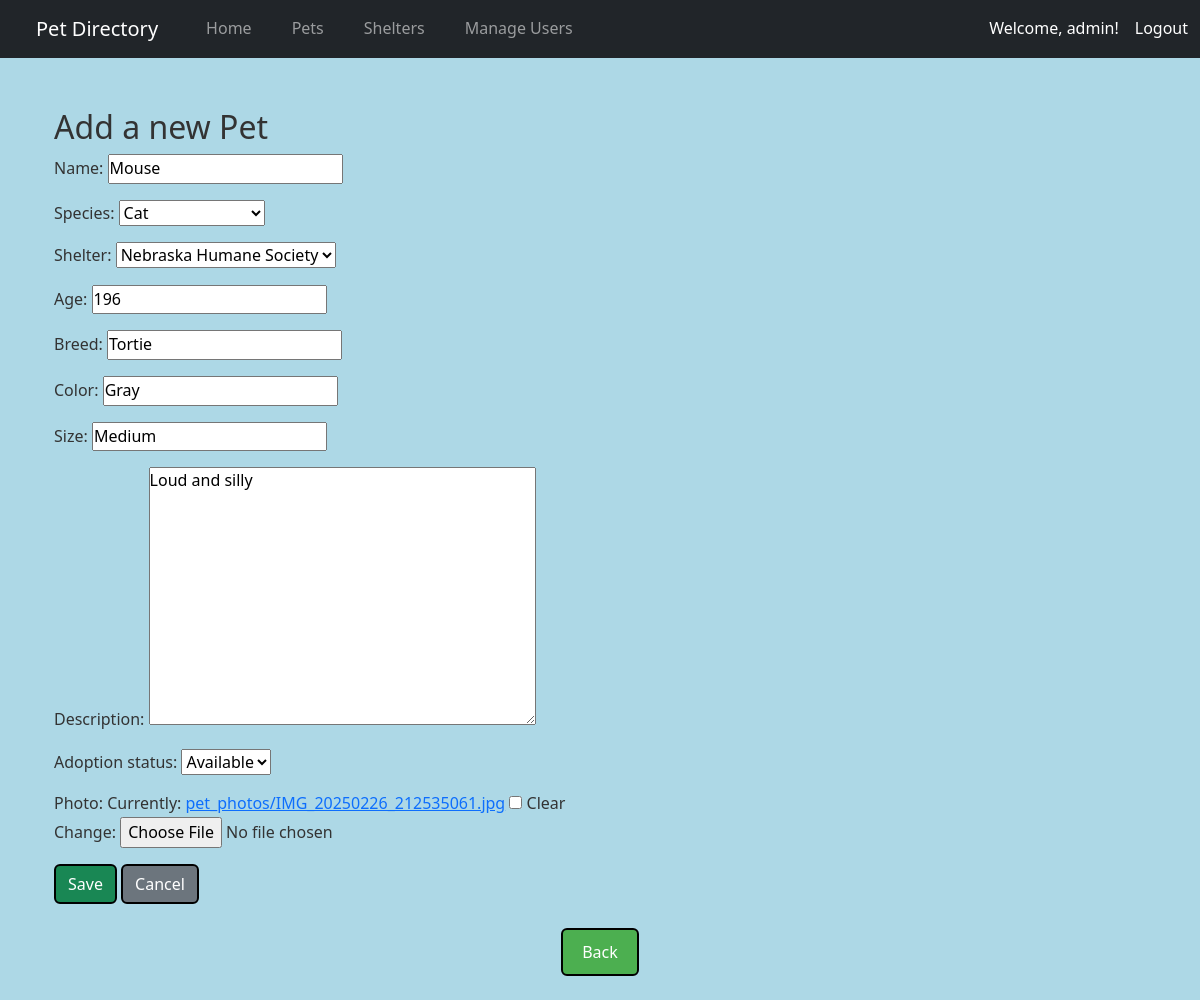
The app's page /pets/2/edit/ (signed in), older data.
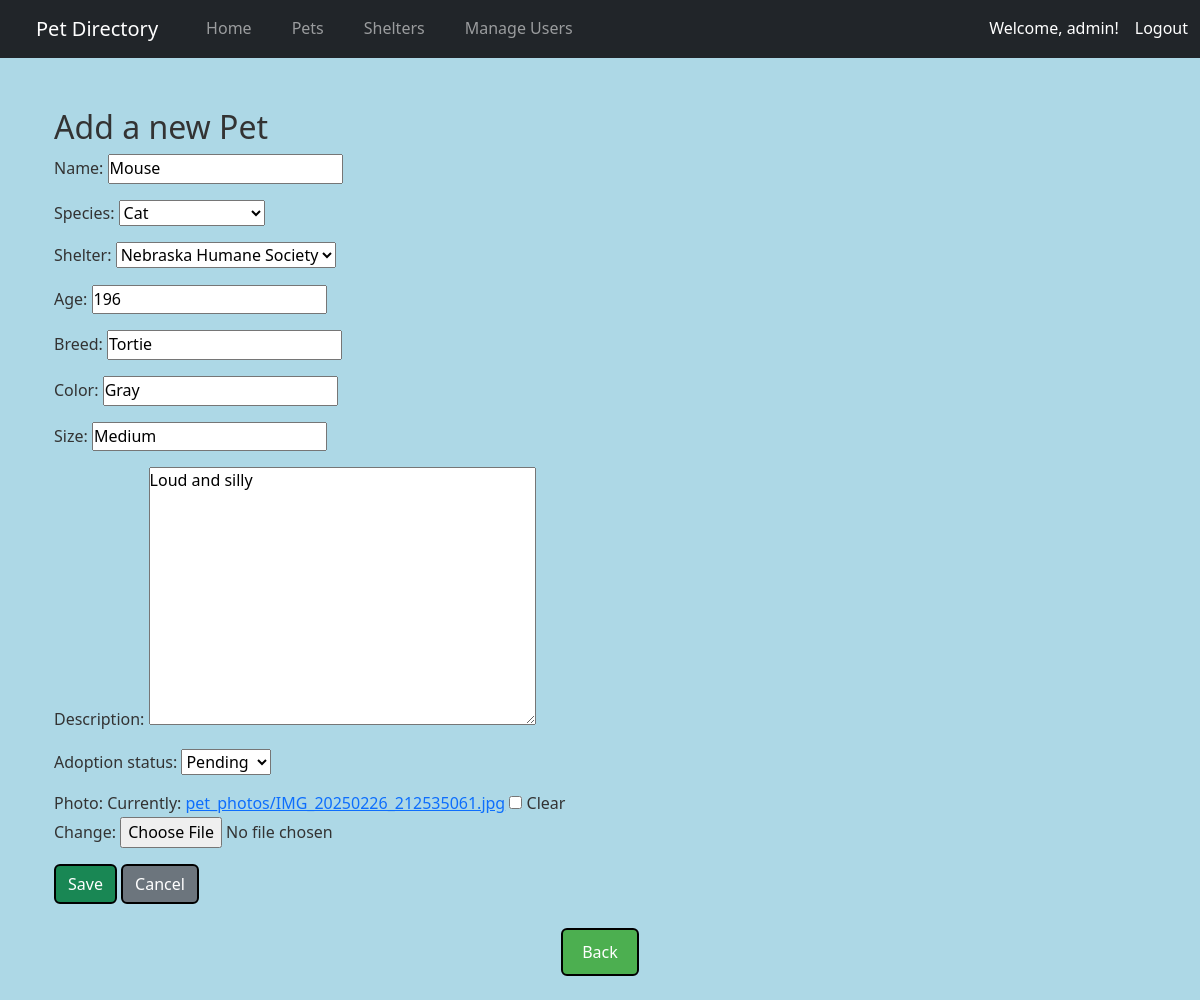
The same page, newer data.
### pet_directory_app/models.py (models this page shows, shortened)
class Pet(models.Model):
    name = models.CharField(max_length=100)
    species = models.ForeignKey("Species", on_delete=models.RESTRICT, null=True)
    shelter = models.ForeignKey("Shelter", on_delete=models.RESTRICT, null=True)
    age = models.PositiveIntegerField()  # WILL NEED TO BE LABELED WITH YEARS/MONTHS one or the other
    breed = models.CharField(max_length=100)
    color = models.CharField(max_length=100)
    size = models.CharField(max_length=100) # probably small, med, large
    description = models.TextField(blank=True)
    ADOPTION_STATUS_CHOICES = [
        ("Available", "Available"),
        ("Pending", "Pending"),
        ("Adopted", "Adopted"),
    ]
    adoption_status = models.CharField(
        max_length=20,
        choices=ADOPTION_STATUS_CHOICES,
        default="Available",
    )
    photo = models.ImageField(upload_to="pet_photos/", blank=True, null=True)

class Species(models.Model):
    name = models.CharField(max_length=100, unique=True)
    category = models.CharField(max_length=100, blank=True) # mammal, reptile, etc
    def __str__(self):
        return self.name

class Shelter(models.Model):
    name = models.CharField(max_length=200)
    address_ln_1 = models.CharField(max_length=200)
    address_ln_2 = models.CharField(max_length=200, blank=True)
    city = models.CharField(max_length=100)
    state = models.CharField(max_length=50)
    zip_code = models.CharField(max_length=20)
    phone = models.CharField(max_length=20, blank=True)
    email = models.EmailField(blank=True)
    website = models.URLField(blank=True)
    visiting_hours = models.TextField(max_length=200, blank=True)
    verified = models.BooleanField(default=False)
    admin_notes = models.TextField(blank=True)
    def __str__(self):
        return self.name

### pet_directory_app/views.py (the view)
# urls.py: path("pets/<int:pk>/edit/", views.pet_update, name="pet_update"),
def pet_update(request, pk):
    pet = get_object_or_404(Pet, pk=pk)
    if not request.user.is_authenticated:
        return HttpResponseForbidden("You must be logged in.")
    if request.user.is_superuser:
        pass
    else:
        if not is_shelter_admin(request.user):
            return HttpResponseForbidden("You do not have permission to edit pets.")
        if pet.shelter != request.user.shelteradminprofile.shelter:
            return HttpResponseForbidden("You can only edit pets from your own shelter.")
    if request.user.groups.filter(name="Shelter Admin").exists():
        if pet.shelter != request.user.shelteradminprofile.shelter:
            return HttpResponseForbidden("You cannot edit pets from another shelter.")
    if request.method == "POST":
        form = PetForm(request.POST, request.FILES, instance=pet, user=request.user)
        if form.is_valid():
            updated_pet = form.save(commit=False)
            if is_shelter_admin(request.user):
                updated_pet.shelter = request.user.shelteradminprofile.shelter
            updated_pet.save()
            return redirect("pet_detail", pk=pet.pk)
    else:
        form = PetForm(instance=pet, user=request.user)
    return render(request, "pet_form.html", {"form": form})

### pet_directory_app/forms.py
class PetForm(forms.ModelForm):
    class Meta:
        model = Pet
        fields = [
            "name",
            "species",
            "shelter",
            "age",
            "breed",
            "color",
            "size",
            "description",
            "adoption_status",
            "photo",
        ]
    def __init__(self, *args, **kwargs):
        user = kwargs.pop("user", None)  # pull user out of kwargs
        super().__init__(*args, **kwargs)
        if user and user.is_superuser:
            return
        if user and user.groups.filter(name="Shelter Admin").exists():
            admin_shelter = user.shelteradminprofile.shelter
            self.fields["shelter"].queryset = Shelter.objects.filter(id=admin_shelter.id)
        else:
            self.fields["shelter"].queryset = Shelter.objects.none()

### pet_directory_app/templates/pet_form.html (shortened to what this page needs)
{% extends "base.html" %}
{% block content %}
<div class="container mt-4">
    <h2>Add a new Pet</h2>
    <form method="post" enctype="multipart/form-data">
        {{ form.as_p }}
        <button class="btn btn-success">Save</button>
        <a href="{% url 'pet_list' %}" class="btn btn-secondary">Cancel</a>
    </form>
</div>
{% endblock %}

Row changes from the older to the newer data that the page shows:
changed Pet "Cat": adoption_status "Available" → "Pending"
